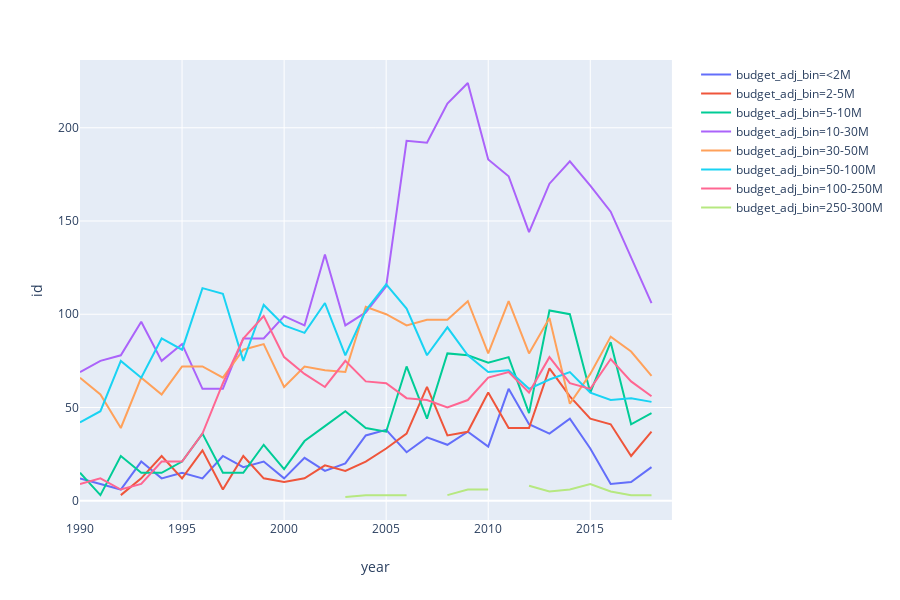

Notebook cell for this chart:
### Code cell
fig = px.line(grouped.reset_index(), x='year', y='id', color='budget_adj_bin')
fig.show()

### Figure 1 — Plotly figure (JSON) as saved in the notebook; plotly's stock layout.template omitted (floating-point values rounded to 4 significant figures)
{"data": [{"hoverlabel": {"namelength": 0}, "hovertemplate": "budget_adj_bin=<2M<br>year=%{x}<br>id=%{y}", "legendgroup": "budget_adj_bin=<2M", "line": {"color": "#636efa", "dash": "solid"}, "mode": "lines", "name": "budget_adj_bin=<2M", "showlegend": true, "type": "scatter", "x": [1990, 1991, 1992, 1993, 1994, 1995, 1996, 1997, 1998, 1999, 2000, 2001, 2002, 2003, 2004, 2005, 2006, 2007, 2008, 2009, 2010, 2011, 2012, 2013, 2014, 2015, 2016, 2017, 2018, 2019], "xaxis": "x", "y": [12, 9, 6, 21, 12, 15, 12, 24, 18, 21, 12, 23, 16, 20, 35, 38, 26, 34, 30, 37, 29, 60, 41, 36, 44, 28, 9, 10, 18, null], "yaxis": "y"}, {"hoverlabel": {"namelength": 0}, "hovertemplate": "budget_adj_bin=2-5M<br>year=%{x}<br>id=%{y}", "legendgroup": "budget_adj_bin=2-5M", "line": {"color": "#EF553B", "dash": "solid"}, "mode": "lines", "name": "budget_adj_bin=2-5M", "showlegend": true, "type": "scatter", "x": [1990, 1991, 1992, 1993, 1994, 1995, 1996, 1997, 1998, 1999, 2000, 2001, 2002, 2003, 2004, 2005, 2006, 2007, 2008, 2009, 2010, 2011, 2012, 2013, 2014, 2015, 2016, 2017, 2018, 2019], "xaxis": "x", "y": [12, null, 3, 12, 24, 12, 27, 6, 24, 12, 10, 12, 19, 16, 21, 28, 36, 61, 35, 37, 58, 39, 39, 71, 56, 44, 41, 24, 37, null], "yaxis": "y"}, {"hoverlabel": {"namelength": 0}, "hovertemplate": "budget_adj_bin=5-10M<br>year=%{x}<br>id=%{y}", "legendgroup": "budget_adj_bin=5-10M", "line": {"color": "#00cc96", "dash": "solid"}, "mode": "lines", "name": "budget_adj_bin=5-10M", "showlegend": true, "type": "scatter", "x": [1990, 1991, 1992, 1993, 1994, 1995, 1996, 1997, 1998, 1999, 2000, 2001, 2002, 2003, 2004, 2005, 2006, 2007, 2008, 2009, 2010, 2011, 2012, 2013, 2014, 2015, 2016, 2017, 2018, 2019], "xaxis": "x", "y": [15, 3, 24, 15, 15, 21, 36, 15, 15, 30, 17, 32, 40, 48, 39, 37, 72, 44, 79, 78, 74, 77, 47, 102, 100, 58, 85, 41, 47, null], "yaxis": "y"}, {"hoverlabel": {"namelength": 0}, "hovertemplate": "budget_adj_bin=10-30M<br>year=%{x}<br>id=%{y}", "legendgroup": "budget_adj_bin=10-30M", "line": {"color": "#ab63fa", "dash": "solid"}, "mode": "lines", "name": "budget_adj_bin=10-30M", "showlegend": true, "type": "scatter", "x": [1990, 1991, 1992, 1993, 1994, 1995, 1996, 1997, 1998, 1999, 2000, 2001, 2002, 2003, 2004, 2005, 2006, 2007, 2008, 2009, 2010, 2011, 2012, 2013, 2014, 2015, 2016, 2017, 2018, 2019], "xaxis": "x", "y": [69, 75, 78, 96, 75, 84, 60, 60, 87, 87, 99, 94, 132, 94, 101, 115, 193, 192, 213, 224, 183, 174, 144, 170, 182, 169, 155, 130, 106, null], "yaxis": "y"}, {"hoverlabel": {"namelength": 0}, "hovertemplate": "budget_adj_bin=30-50M<br>year=%{x}<br>id=%{y}", "legendgroup": "budget_adj_bin=30-50M", "line": {"color": "#FFA15A", "dash": "solid"}, "mode": "lines", "name": "budget_adj_bin=30-50M", "showlegend": true, "type": "scatter", "x": [1990, 1991, 1992, 1993, 1994, 1995, 1996, 1997, 1998, 1999, 2000, 2001, 2002, 2003, 2004, 2005, 2006, 2007, 2008, 2009, 2010, 2011, 2012, 2013, 2014, 2015, 2016, 2017, 2018, 2019], "xaxis": "x", "y": [66, 57, 39, 66, 57, 72, 72, 66, 81, 84, 61, 72, 70, 69, 104, 100, 94, 97, 97, 107, 79, 107, 79, 98, 52, 68, 88, 80, 67, null], "yaxis": "y"}, {"hoverlabel": {"namelength": 0}, "hovertemplate": "budget_adj_bin=50-100M<br>year=%{x}<br>id=%{y}", "legendgroup": "budget_adj_bin=50-100M", "line": {"color": "#19d3f3", "dash": "solid"}, "mode": "lines", "name": "budget_adj_bin=50-100M", "showlegend": true, "type": "scatter", "x": [1990, 1991, 1992, 1993, 1994, 1995, 1996, 1997, 1998, 1999, 2000, 2001, 2002, 2003, 2004, 2005, 2006, 2007, 2008, 2009, 2010, 2011, 2012, 2013, 2014, 2015, 2016, 2017, 2018, 2019], "xaxis": "x", "y": [42, 48, 75, 66, 87, 81, 114, 111, 75, 105, 94, 90, 106, 78, 102, 116, 103, 78, 93, 78, 69, 70, 60, 65, 69, 58, 54, 55, 53, null], "yaxis": "y"}, {"hoverlabel": {"namelength": 0}, "hovertemplate": "budget_adj_bin=100-250M<br>year=%{x}<br>id=%{y}", "legendgroup": "budget_adj_bin=100-250M", "line": {"color": "#FF6692", "dash": "solid"}, "mode": "lines", "name": "budget_adj_bin=100-250M", "showlegend": true, "type": "scatter", "x": [1990, 1991, 1992, 1993, 1994, 1995, 1996, 1997, 1998, 1999, 2000, 2001, 2002, 2003, 2004, 2005, 2006, 2007, 2008, 2009, 2010, 2011, 2012, 2013, 2014, 2015, 2016, 2017, 2018, 2019], "xaxis": "x", "y": [9, 12, 6, 9, 21, 21, 36, 63, 87, 99, 77, 68, 61, 75, 64, 63, 55, 54, 50, 54, 66, 69, 58, 77, 63, 60, 76, 64, 56, null], "yaxis": "y"}, {"hoverlabel": {"namelength": 0}, "hovertemplate": "budget_adj_bin=250-300M<br>year=%{x}<br>id=%{y}", "legendgroup": "budget_adj_bin=250-300M", "line": {"color": "#B6E880", "dash": "solid"}, "mode": "lines", "name": "budget_adj_bin=250-300M", "showlegend": true, "type": "scatter", "x": [1990, 1991, 1992, 1993, 1994, 1995, 1996, 1997, 1998, 1999, 2000, 2001, 2002, 2003, 2004, 2005, 2006, 2007, 2008, 2009, 2010, 2011, 2012, 2013, 2014, 2015, 2016, 2017, 2018, 2019], "xaxis": "x", "y": [null, null, null, null, null, 3, null, 3, null, 3, null, null, null, 2, 3, 3, 3, null, 3, 6, 6, null, 8, 5, 6, 9, 5, 3, 3, null], "yaxis": "y"}], "layout": {"height": 600, "legend": {"tracegroupgap": 0}, "margin": {"t": 60}, "xaxis": {"anchor": "y", "domain": [0, 0.98], "title": {"text": "year"}}, "yaxis": {"anchor": "x", "domain": [0, 1], "title": {"text": "id"}}}}
